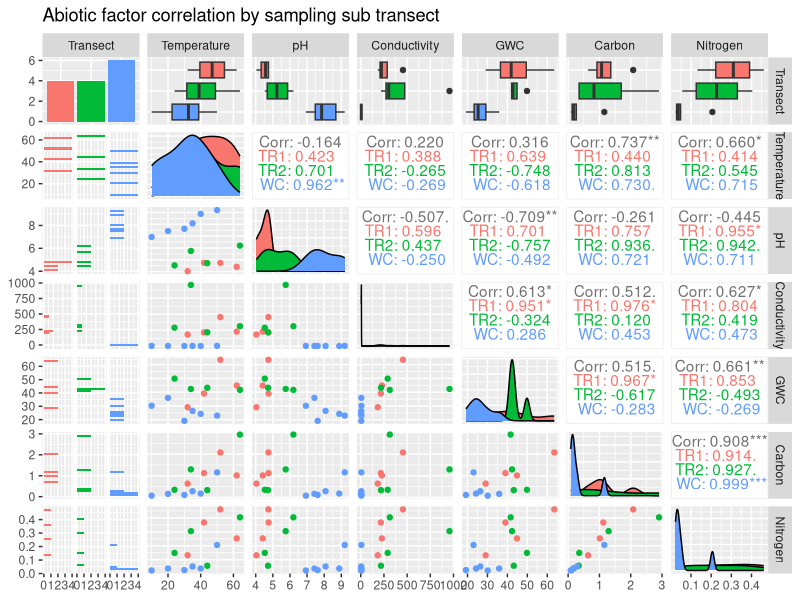
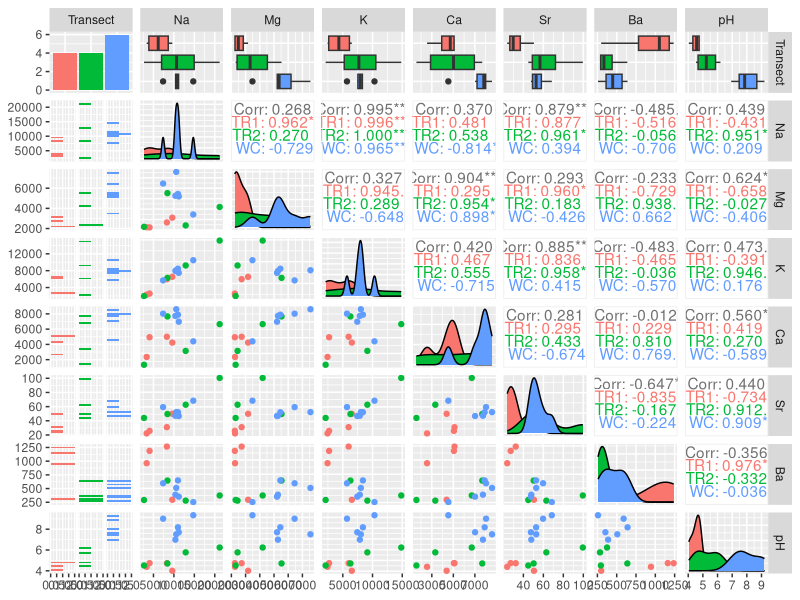
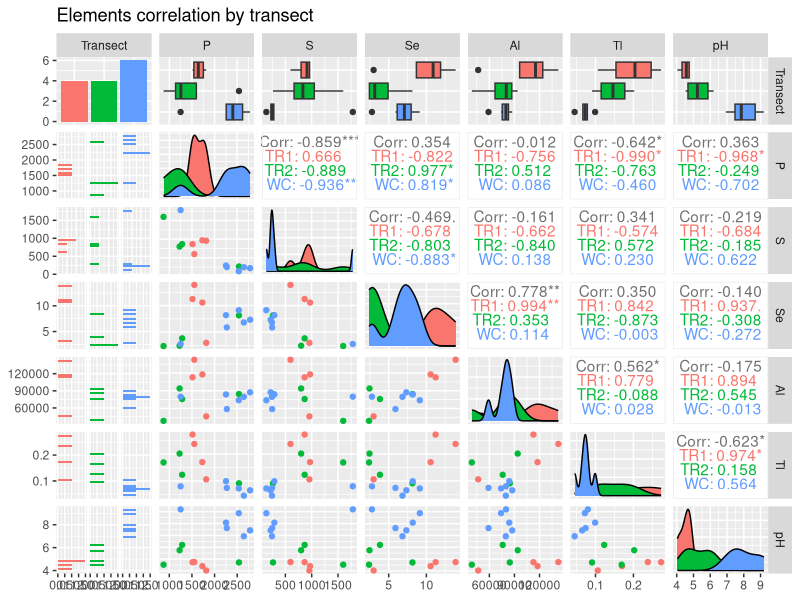
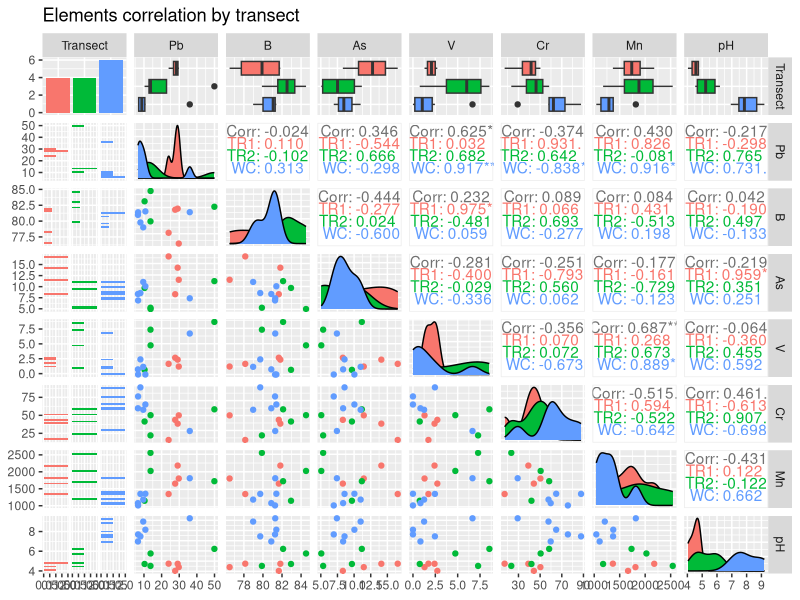
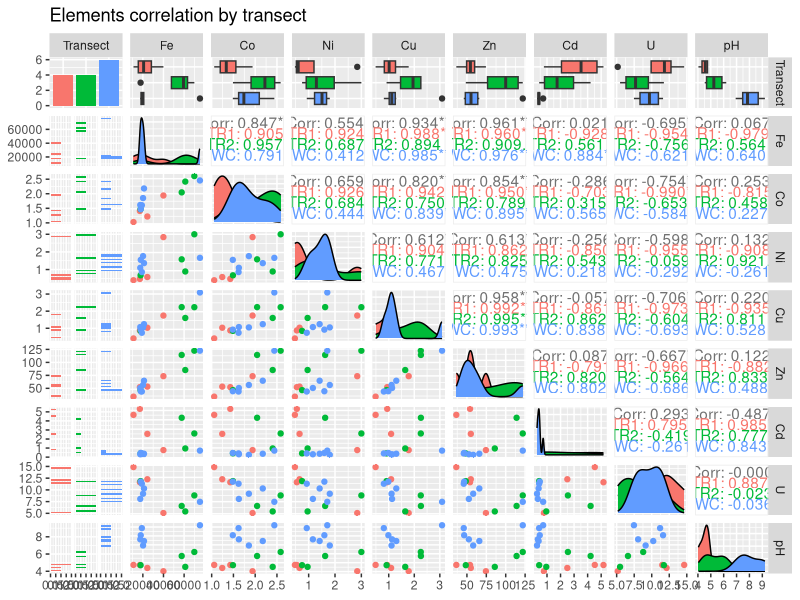
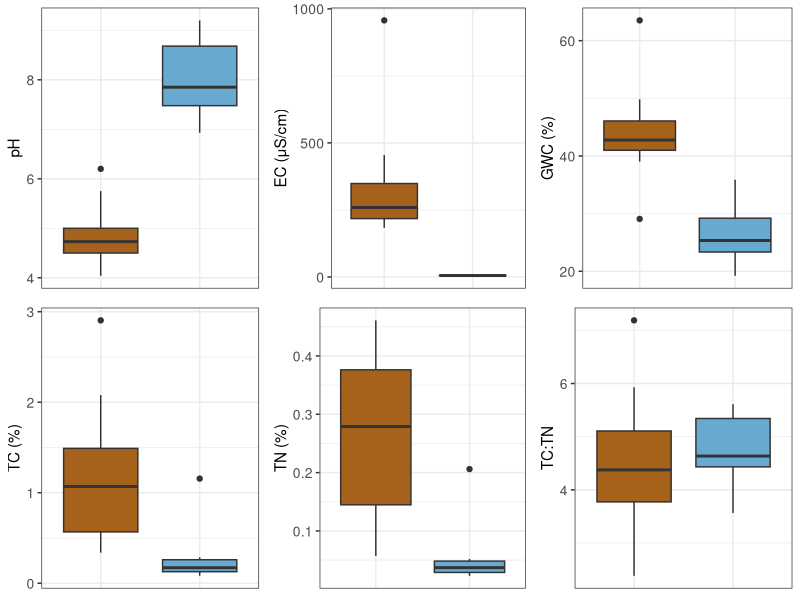
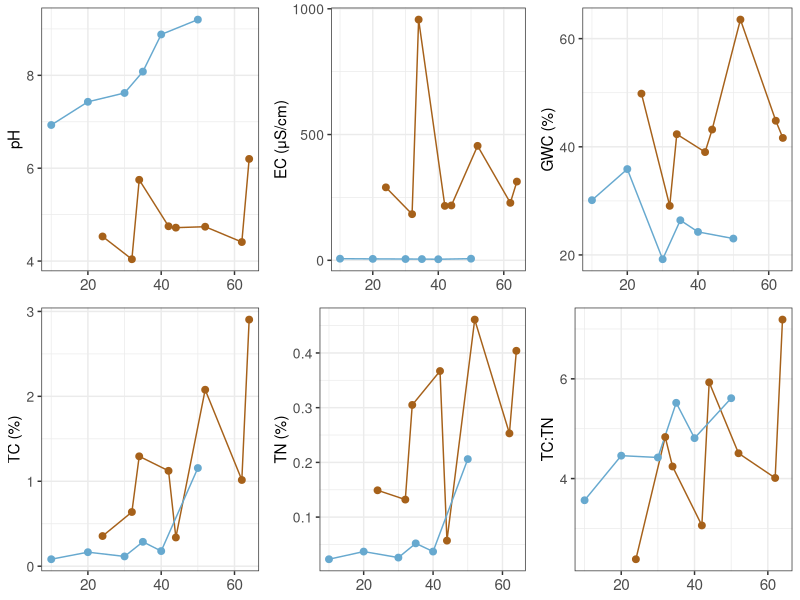
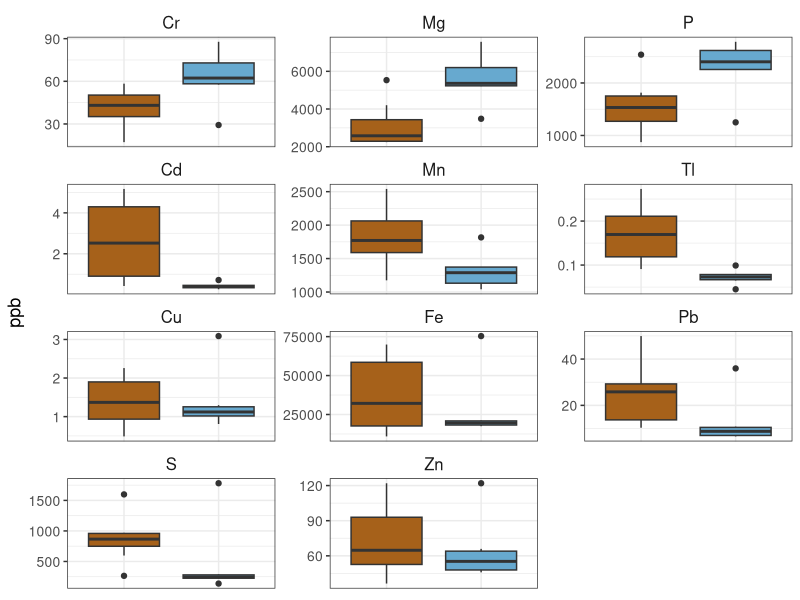

Here is the R script that generated these plots, in order:
## ---- chunk 1
knitr::opts_chunk$set(echo = TRUE,
                      message = FALSE, 
                      warning=FALSE,
                      fig.align = "left",
                      fig.width = 10,
                      fig.height = 6)
## ---- chunk 2

# Libraries
library("tidyverse")       # data wrangling and visualisation   
library("corrplot")        # graphical display of a correlation matrix
library("GGally")          # ggplot2 extension for plots - inspect several plots together
library("vegan")           # multivariate analysis
library("patchwork")       # arrange plots
library ("cowplot")        # set a theme
library("here")            # set the path to the folder 
library("viridis")          # for color palettes
library("ggpubr")         # for arranging plots

set.seed(57)
## ---- chunk 3
# Load the data
envdata <-  read.csv("Erebus_env_data.csv", header = TRUE, row.names = 1)

## ---- chunk 4
# Abiotic factors

# Create abiotic factors data table
abiotic <- envdata[,1:9]

# Inspect the data for correlations between factors - using GGally

abiotic %>% 
  select(Transect, Temperature, pH, Conductivity, GWC, Carbon, Nitrogen) %>%
  ggpairs(aes(color = Transect)) +
  ggtitle("Abiotic factor correlation by sampling sub transect")

# Do any of the elements show correlations with pH? Answer: not really, best is
# Mg, correlation of 0.6 with pH.

icp_el <- envdata[,1:33]

icp_el %>%
  select(Transect, Na, Mg, K, Ca, Sr, Ba, pH) %>%
  ggpairs(aes(color = Transect))

icp_el %>%
  select(Transect, P, S, Se, Al, Tl, pH) %>%
  ggpairs(aes(color = Transect)) +
  ggtitle("Elements correlation by transect")

icp_el %>%
  select(Transect, Pb, B, As, V, Cr, Mn, pH) %>%
  ggpairs(aes(color = Transect)) +
  ggtitle("Elements correlation by transect")

icp_el %>%
  select(Transect, Fe, Co, Ni, Cu, Zn, Cd, U, pH) %>%
  ggpairs(aes(color = Transect)) +
  ggtitle("Elements correlation by transect")

## ---- chunk 5
### stats for env parameters
abiotic <- abiotic %>% mutate(`C:N` = Carbon / Nitrogen)

t.test(pH~Site, data = abiotic)
t.test(Conductivity~Site, data = abiotic)
t.test(GWC~Site, data = abiotic)
t.test(Carbon~Site, data = abiotic)
t.test(Nitrogen~Site, data = abiotic)
t.test(`C:N`~Site, data = abiotic)

#pH, EC, GWC, TC, TN are all significant between TR and WC
## ---- chunk 6

### Analyse data by temperature in each site
### First make column with C:N
abiotic["Site"][abiotic["Site"] == "Tramway Ridge"] <- "TR"
abiotic["Site"][abiotic["Site"] == "Western Crater"] <- "WC"

temp_pH_avg <- ggplot(data = abiotic, aes(x = Site, y = pH,
                                          fill = Site)) +
  geom_boxplot() +
  ylab("pH") +
  theme_bw() +
  scale_fill_manual(values=c("#a6611a", "#67a9cf")) +
    scale_y_continuous(n.breaks = 4) +
  theme(
    axis.title.x = element_blank (),
    axis.text.x  = element_blank(),
    axis.title.y = element_text(size=11),
    axis.text.y  = element_text(size=10),
    axis.ticks.x.bottom = element_blank(),
    strip.text = element_text(size=13),
    strip.background = element_blank(),
    legend.position="none")

temp_conductivity_avg <- ggplot(data = abiotic, aes(x = Site, y = Conductivity,
                                                    fill = Site)) +
  geom_boxplot() +
  scale_y_log10() +
  ylab("EC (μS/cm)") +
  theme_bw() +
  scale_fill_manual(values=c("#a6611a", "#67a9cf")) +
    scale_y_continuous(n.breaks = 4) +
  theme(
    axis.title.x = element_blank (),
    axis.text.x  = element_blank(),
    axis.title.y = element_text(size=11),
    axis.text.y  = element_text(size=10),
    axis.ticks.x.bottom = element_blank(),
    strip.text = element_text(size=13),
    strip.background = element_blank(),
    legend.position="none")

temp_gwc_avg <- ggplot(data = abiotic, aes(x = Site, y = GWC,
                                           fill = Site)) +
  geom_boxplot() +
  ylab("GWC (%)") +
  scale_fill_manual(values=c("#a6611a", "#67a9cf")) +
    scale_y_continuous(n.breaks = 4) +
  theme_bw() +
  theme(
    axis.title.x = element_blank (),
    axis.text.x  = element_blank(),
    axis.title.y = element_text(size=11),
    axis.text.y  = element_text(size=10),
    axis.ticks.x.bottom = element_blank(),
    strip.text = element_text(size=13),
    strip.background = element_blank(),
    legend.position = "none")

temp_carbon_avg <- ggplot(data = abiotic, aes(x = Site, y = Carbon,
                                              fill = Site)) +
  geom_boxplot() +
  ylab("TC (%)") +
  scale_fill_manual(values=c("#a6611a", "#67a9cf")) +
    scale_y_continuous(n.breaks = 4) +
  theme_bw() +
  theme(
    axis.title.x = element_blank (),
    axis.text.x  = element_blank(),
    axis.title.y = element_text(size=11),
    axis.text.y  = element_text(size=10),
    axis.ticks.x.bottom = element_blank(),
    strip.text = element_text(size=13),
    strip.background = element_blank(),
    legend.position="none")

temp_nitrogen_avg <- ggplot(data = abiotic, aes(x = Site, y = Nitrogen,
                                                fill = Site)) +
  geom_boxplot() +
  ylab("TN (%)") +
  scale_fill_manual(values=c("#a6611a", "#67a9cf")) +
    scale_y_continuous(n.breaks = 4) +
  theme_bw() +
  theme(
    axis.title.x = element_blank(),
    axis.text.x  = element_blank(),
    axis.title.y = element_text(size=11),
    axis.text.y  = element_text(size=10),
    axis.ticks.x.bottom = element_blank(),
    strip.text = element_text(size=13),
    strip.background = element_blank(),
    legend.position="none")

temp_cn_avg <- ggplot(data = abiotic, aes(x = Site, y = `C:N`,
                                          fill = Site)) +
  geom_boxplot() +
  ylab("TC:TN") +
  scale_fill_manual(values=c("#a6611a", "#67a9cf")) +
    scale_y_continuous(n.breaks = 4) +
  theme_bw() +
  theme(
    axis.title.x = element_blank (),
    axis.text.x  = element_blank(),
    axis.title.y = element_text(size=11),
    axis.text.y  = element_text(size=10),
    axis.ticks.x.bottom = element_blank(),
    strip.text = element_text(size=13),
    strip.background = element_blank(),
    legend.position="none")

###
### within site variability
###

temp_pH <- ggplot(data = abiotic, aes(x = Temperature, y = pH)) +
  geom_line(aes(colour = Site)) +
  geom_point(aes(colour=Site), size=2) +
  ylab("pH") +
  theme_bw() +
  scale_colour_manual(values=c("#a6611a", "#67a9cf")) +
    scale_y_continuous(n.breaks = 4) +
  theme(
    axis.title.x = element_blank (),
    axis.text.x  = element_text(size=11),
    axis.title.y = element_text(size=11),
    axis.text.y  = element_text(size=10),
    strip.text = element_text(size=13),
    strip.background = element_blank(),
    legend.position="none")

temp_conductivity <- ggplot(data = abiotic, aes(x = Temperature, y = Conductivity)) +
  geom_line(aes(colour = Site)) +
  geom_point(aes(colour=Site), size=2) +
  scale_y_log10() +
  ylab("EC (μS/cm)") +
  theme_bw() +
  scale_colour_manual(values=c("#a6611a", "#67a9cf")) +
    scale_y_continuous(n.breaks = 4) +
  theme(
    axis.title.x = element_blank (),
    axis.text.x  = element_text(size=11),
    axis.title.y = element_text(size=11),
    axis.text.y  = element_text(size=10),
    strip.text = element_text(size=13),
    strip.background = element_blank(),
    legend.position="none")

temp_gwc <- ggplot(data = abiotic, aes(x = Temperature, y = GWC)) +
  geom_line(aes(colour = Site)) +
  geom_point(aes(colour=Site), size=2) +
  ylab("GWC (%)") +
  scale_colour_manual(values=c("#a6611a", "#67a9cf")) +
    scale_y_continuous(n.breaks = 4) +
  theme_bw() +
  theme(
    axis.title.x = element_blank (),
    axis.text.x  = element_text(size=11),
    axis.title.y = element_text(size=11),
    axis.text.y  = element_text(size=10),
    strip.text = element_text(size=13),
    strip.background = element_blank(),
    legend.position = "none")

temp_carbon <- ggplot(data = abiotic, aes(x = Temperature, y = Carbon)) +
  geom_line(aes(colour = Site)) +
  geom_point(aes(colour=Site), size=2) +
  ylab("TC (%)") +
  scale_colour_manual(values=c("#a6611a", "#67a9cf")) +
    scale_y_continuous(n.breaks = 4) +
  theme_bw() +
  theme(
    axis.title.x = element_blank (),
    axis.text.x  = element_text(size=11),
    axis.title.y = element_text(size=11),
    axis.text.y  = element_text(size=10),
    strip.text = element_text(size=13),
    strip.background = element_blank(),
    legend.position="none")

temp_nitrogen <- ggplot(data = abiotic, aes(x = Temperature, y = Nitrogen)) +
  geom_line(aes(colour = Site)) +
  geom_point(aes(colour=Site), size=2) +
  ylab("TN (%)") +
  scale_colour_manual(values=c("#a6611a", "#67a9cf")) +
    scale_y_continuous(n.breaks = 4) +
  theme_bw() +
  theme(
    axis.title.x = element_blank(),
    axis.text.x  = element_text(size=11),
    axis.title.y = element_text(size=11),
    axis.text.y  = element_text(size=10),
    strip.text = element_text(size=13),
    strip.background = element_blank(),
    legend.position="none")

temp_cn <- ggplot(data = abiotic, aes(x = Temperature, y = `C:N`)) +
  geom_line(aes(colour = Site)) +
  geom_point(aes(colour=Site), size=2) +
  ylab("TC:TN") +
  scale_colour_manual(values=c("#a6611a", "#67a9cf")) +
    scale_y_continuous(n.breaks = 4) +
  theme_bw() +
  theme(
    axis.title.x = element_blank (),
    axis.text.x  = element_text(size=11),
    axis.title.y = element_text(size=11),
    axis.text.y  = element_text(size=10),
    strip.text = element_text(size=13),
    strip.background = element_blank(),
    legend.position="none")

env_box <- ggarrange(temp_pH_avg, temp_conductivity_avg, temp_gwc_avg, 
          temp_carbon_avg, temp_nitrogen_avg, temp_cn_avg,
          ncol = 3,
          nrow = 2)
          
          
env_lines <- ggarrange(temp_pH, temp_conductivity, temp_gwc, 
          temp_carbon, temp_nitrogen, temp_cn,
          ncol = 3, nrow = 2)

env_box
env_lines

## ---- chunk 7
### Metals
# # Start by selecting the metals we saw that may be different between transects

t.test(Na~Site, data = envdata)
t.test(Mg~Site, data = envdata)
t.test(K~Site, data = envdata)
t.test(Ca~Site, data = envdata)
t.test(Sr~Site, data = envdata)
t.test(Ba~Site, data = envdata)
t.test(P~Site, data = envdata)
t.test(S~Site, data = envdata)
t.test(Se~Site, data = envdata)
t.test(Al~Site, data = envdata)
t.test(Tl~Site, data = envdata)
t.test(Pb~Site, data = envdata)
t.test(B~Site, data = envdata)
t.test(As~Site, data = envdata)
t.test(V~Site, data = envdata)
t.test(Cr~Site, data = envdata)
t.test(Mn~Site, data = envdata)
t.test(Fe~Site, data = envdata)
t.test(Co~Site, data = envdata)
t.test(Ni~Site, data = envdata)
t.test(Cu~Site, data = envdata)
t.test(Zn~Site, data = envdata)
t.test(Cd~Site, data = envdata)
t.test(U~Site, data = envdata)

#Mg, P, Tl, Cr, Mn, and Cd are all significant. S, Cu, Fe, Zn, and Pb have interesting temp patterns
## ---- chunk 8
#ICPMS plotting

metals3<- envdata %>%
  select(Site, Temperature, Mg, P, Tl, Cr, Mn, Cd, S, Cu, Fe, Zn, Pb) 

metals3["Site"][metals3["Site"] == "Tramway Ridge"] <- "TR"
metals3["Site"][metals3["Site"] == "Western Crater"] <- "WC"

metals3 <- metals3 %>%
  pivot_longer(!c(Site, Temperature), names_to ="Element", values_to = "values")

metals_order <- c("Cr", "Mg", "P", "Cd", "Mn", "Tl","Cu", "Fe", "Pb", "S", "Zn")

metals3$Element <- factor(metals3$Element, levels = metals_order, ordered = TRUE)

plot_metal3_box <- ggplot(metals3, aes(x = Site, y = values,
                                       fill = Site)) + 
  geom_boxplot() +
  facet_wrap(Element~., scales = "free_y", ncol = 3) +
  ylab("ppb") +
  #xlab("Temperature (\u00b0C)") +
  theme_bw() +
  scale_y_continuous(n.breaks = 4) +
  scale_fill_manual(values=c("#a6611a", "#67a9cf")) +
  theme(
    axis.title.x = element_blank(),
    axis.text.x = element_blank(),
    axis.title.y = element_text(size=13),
    axis.text.y  = element_text(size=10),
    strip.text = element_text(size=12),
    axis.ticks.x.bottom = element_blank(),
    strip.background = element_blank(),
    legend.position = "none")

plot_metal3_lines <- ggplot(metals3, aes(x = Temperature, y = values)) + 
  geom_line(aes(color = Site)) +
  geom_point(aes(colour = Site), size=2) +
  facet_wrap(Element~., scales = "free_y", ncol = 3) +
  ylab("ppb") +
  #xlab("Temperature (\u00b0C)") +
  theme_bw() +
  scale_colour_manual(values=c("#a6611a", "#67a9cf")) +
  scale_y_continuous(n.breaks = 4) +
  theme(
    axis.title.x = element_blank(),
    axis.text.x = element_text(size=11),
    axis.title.y = element_text(size=13),
    axis.text.y  = element_text(size=10),
    strip.text = element_text(size=12),
    strip.background = element_blank(),
    legend.position = "none")

plot_metal3_box
plot_metal3_lines

## ---- chunk 9
all_geochem <- ggarrange(env_box, env_lines,
                         plot_metal3_box, plot_metal3_lines,
          labels = c("A","B","C","D"),
          ncol = 2,
          nrow = 2,
          heights = c(0.9, 1.5),
          common.legend = TRUE,
          legend = "bottom")

all_geochem

#ggsave("Figure 2A-D.png", all_geochem, width = 240, height = 160, units = "mm", dpi = 300)

#ggsave("Figure 2A-D.svg", all_geochem, width = 240, height = 160, units = "mm", dpi = 300)

## ---- chunk 10
### stats for env parameters
abiotic_tr <- abiotic %>% mutate(`C:N` = Carbon / Nitrogen) %>%
    filter(., Transect != "WC")

t.test(pH~Transect, data = abiotic_tr)
t.test(Conductivity~Transect, data = abiotic_tr)
t.test(GWC~Transect, data = abiotic_tr)
t.test(Carbon~Transect, data = abiotic_tr)
t.test(Nitrogen~Transect, data = abiotic_tr)
t.test(`C:N`~Transect, data = abiotic_tr)

#nothing is significant
## ---- chunk 11

### Analyse data by temperature in TR

temp_pH_avg_tr <- ggplot(data = abiotic_tr, aes(x = Transect, y = pH,
                                          fill = Transect)) +
  geom_boxplot() +
  ylab("pH") +
  theme_bw() +
  scale_fill_manual(values=c("#b2182b","#ef8a62")) +
    scale_y_continuous(n.breaks = 4) +
  theme(
    axis.title.x = element_blank (),
    axis.text.x  = element_blank(),
    axis.title.y = element_text(size=11),
    axis.text.y  = element_text(size=10),
    axis.ticks.x.bottom = element_blank(),
    strip.text = element_text(size=13),
    strip.background = element_blank(),
    legend.position="none")

temp_conductivity_avg_tr <- ggplot(data = abiotic_tr, aes(x = Transect, y = Conductivity,
                                                    fill = Transect)) +
  geom_boxplot() +
  ylab("EC (μS/cm)") +
  theme_bw() +
  scale_fill_manual(values=c("#b2182b","#ef8a62")) +
      scale_y_continuous(n.breaks = 4) +
  theme(
    axis.title.x = element_blank (),
    axis.text.x  = element_blank(),
    axis.title.y = element_text(size=11),
    axis.text.y  = element_text(size=10),
    axis.ticks.x.bottom = element_blank(),
    strip.text = element_text(size=13),
    strip.background = element_blank(),
    legend.position="none")

temp_gwc_avg_tr <- ggplot(data = abiotic_tr, aes(x = Transect, y = GWC,
                                           fill = Transect)) +
  geom_boxplot() +
  ylab("GWC (%)") +
  scale_fill_manual(values=c("#b2182b","#ef8a62")) +
    scale_y_continuous(n.breaks = 4) +
  theme_bw() +
  theme(
    axis.title.x = element_blank (),
    axis.text.x  = element_blank(),
    axis.title.y = element_text(size=11),
    axis.text.y  = element_text(size=10),
    axis.ticks.x.bottom = element_blank(),
    strip.text = element_text(size=13),
    strip.background = element_blank(),
    legend.position = "none")

temp_carbon_avg_tr <- ggplot(data = abiotic_tr, aes(x = Transect, y = Carbon,
                                              fill = Transect)) +
  geom_boxplot() +
  ylab("TC (%)") +
  scale_fill_manual(values=c("#b2182b","#ef8a62")) +
    scale_y_continuous(n.breaks = 4) +
  theme_bw() +
  theme(
    axis.title.x = element_blank (),
    axis.text.x  = element_blank(),
    axis.title.y = element_text(size=11),
    axis.text.y  = element_text(size=10),
    axis.ticks.x.bottom = element_blank(),
    strip.text = element_text(size=13),
    strip.background = element_blank(),
    legend.position="none")

temp_nitrogen_avg_tr <- ggplot(data = abiotic_tr, aes(x = Transect, y = Nitrogen,
                                                fill = Transect)) +
  geom_boxplot() +
  ylab("TN (%)") +
  scale_fill_manual(values=c("#b2182b","#ef8a62")) +
    scale_y_continuous(n.breaks = 4) +
  theme_bw() +
  theme(
    axis.title.x = element_blank(),
    axis.text.x  = element_blank(),
    axis.title.y = element_text(size=11),
    axis.text.y  = element_text(size=10),
    axis.ticks.x.bottom = element_blank(),
    strip.text = element_text(size=13),
    strip.background = element_blank(),
    legend.position="none")

temp_cn_avg_tr <- ggplot(data = abiotic_tr, aes(x = Transect, y = `C:N`,
                                          fill = Transect)) +
  geom_boxplot() +
  ylab("TC:TN") +
  scale_fill_manual(values=c("#b2182b","#ef8a62")) +
    scale_y_continuous(n.breaks = 4) +
  theme_bw() +
  theme(
    axis.title.x = element_blank (),
    axis.text.x  = element_blank(),
    axis.title.y = element_text(size=11),
    axis.text.y  = element_text(size=10),
    axis.ticks.x.bottom = element_blank(),
    strip.text = element_text(size=13),
    strip.background = element_blank(),
    legend.position="none")

###
### within site variability
###

temp_pH_tr <- ggplot(data = abiotic_tr, aes(x = Temperature, y = pH)) +
  geom_line(aes(colour = Transect)) +
  geom_point(aes(colour=Transect), size=2) +
  ylab("pH") +
  theme_bw() +
  scale_colour_manual(values=c("#b2182b","#ef8a62")) +
    scale_y_continuous(n.breaks = 4) +
  theme(
    axis.title.x = element_blank (),
    axis.text.x  = element_text(size=11),
    axis.title.y = element_text(size=11),
    axis.text.y  = element_text(size=10),
    strip.text = element_text(size=13),
    strip.background = element_blank(),
    legend.position="none")

temp_conductivity_tr <- ggplot(data = abiotic_tr, aes(x = Temperature, y = Conductivity)) +
  geom_line(aes(colour = Transect)) +
  geom_point(aes(colour=Transect), size=2) +
  ylab("EC (μS/cm)") +
  theme_bw() +
  scale_colour_manual(values=c("#b2182b","#ef8a62")) +
      scale_y_continuous(n.breaks = 4) +
  theme(
    axis.title.x = element_blank (),
    axis.text.x  = element_text(size=11),
    axis.title.y = element_text(size=11),
    axis.text.y  = element_text(size=10),
    strip.text = element_text(size=13),
    strip.background = element_blank(),
    legend.position="none")

temp_gwc_tr <- ggplot(data = abiotic_tr, aes(x = Temperature, y = GWC)) +
  geom_line(aes(colour = Transect)) +
  geom_point(aes(colour=Transect), size=2) +
  ylab("GWC (%)") +
  scale_colour_manual(values=c("#b2182b","#ef8a62")) +
    scale_y_continuous(n.breaks = 4) +
  theme_bw() +
  theme(
    axis.title.x = element_blank (),
    axis.text.x  = element_text(size=11),
    axis.title.y = element_text(size=11),
    axis.text.y  = element_text(size=10),
    strip.text = element_text(size=13),
    strip.background = element_blank(),
    legend.position = "none")

temp_carbon_tr <- ggplot(data = abiotic_tr, aes(x = Temperature, y = Carbon)) +
  geom_line(aes(colour = Transect)) +
  geom_point(aes(colour=Transect), size=2) +
  ylab("TC (%)") +
  scale_colour_manual(values=c("#b2182b","#ef8a62")) +
    scale_y_continuous(n.breaks = 4) +
  theme_bw() +
  theme(
    axis.title.x = element_blank (),
    axis.text.x  = element_text(size=11),
    axis.title.y = element_text(size=11),
    axis.text.y  = element_text(size=10),
    strip.text = element_text(size=13),
    strip.background = element_blank(),
    legend.position="none")

temp_nitrogen_tr <- ggplot(data = abiotic_tr, aes(x = Temperature, y = Nitrogen)) +
  geom_line(aes(colour = Transect)) +
  geom_point(aes(colour=Transect), size=2) +
  ylab("TN (%)") +
  scale_colour_manual(values=c("#b2182b","#ef8a62")) +
    scale_y_continuous(n.breaks = 4) +
  theme_bw() +
  theme(
    axis.title.x = element_blank(),
    axis.text.x  = element_text(size=11),
    axis.title.y = element_text(size=11),
    axis.text.y  = element_text(size=10),
    strip.text = element_text(size=13),
    strip.background = element_blank(),
    legend.position="none")

temp_cn_tr <- ggplot(data = abiotic_tr, aes(x = Temperature, y = `C:N`)) +
  geom_line(aes(colour = Transect)) +
  geom_point(aes(colour=Transect), size=2) +
  ylab("TC:TN") +
  scale_colour_manual(values=c("#b2182b","#ef8a62")) +
    scale_y_continuous(n.breaks = 4) +
  theme_bw() +
  theme(
    axis.title.x = element_blank (),
    axis.text.x  = element_text(size=11),
    axis.title.y = element_text(size=11),
    axis.text.y  = element_text(size=10),
    strip.text = element_text(size=13),
    strip.background = element_blank(),
    legend.position="none")

env_box_tr <- ggarrange(temp_pH_avg_tr, temp_conductivity_avg_tr, temp_gwc_avg_tr, 
          temp_carbon_avg_tr, temp_nitrogen_avg_tr, temp_cn_avg_tr,
          ncol = 3,
          nrow = 2)
          
          
env_lines_tr <- ggarrange(temp_pH_tr, temp_conductivity_tr, temp_gwc_tr, 
          temp_carbon_tr, temp_nitrogen_tr, temp_cn_tr,
          ncol = 3, nrow = 2)

env_box_tr
env_lines_tr

## ---- chunk 12
### Metals
# # Start by selecting the metals we saw that may be different between transects

envdata_tr <- envdata %>%
      filter(., Transect != "WC")

t.test(Na~Transect, data = envdata_tr)
t.test(Mg~Transect, data = envdata_tr)
t.test(K~Transect, data = envdata_tr)
t.test(Ca~Transect, data = envdata_tr)
t.test(Sr~Transect, data = envdata_tr)
t.test(Ba~Transect, data = envdata_tr)
t.test(P~Transect, data = envdata_tr)
t.test(S~Transect, data = envdata_tr)
t.test(Se~Transect, data = envdata_tr)
t.test(Al~Transect, data = envdata_tr)
t.test(Tl~Transect, data = envdata_tr)
t.test(Pb~Transect, data = envdata_tr)
t.test(B~Transect, data = envdata_tr)
t.test(As~Transect, data = envdata_tr)
t.test(V~Transect, data = envdata_tr)
t.test(Cr~Transect, data = envdata_tr)
t.test(Mn~Transect, data = envdata_tr)
t.test(Fe~Transect, data = envdata_tr)
t.test(Co~Transect, data = envdata_tr)
t.test(Ni~Transect, data = envdata_tr)
t.test(Cu~Transect, data = envdata_tr)
t.test(Zn~Transect, data = envdata_tr)
t.test(Cd~Transect, data = envdata_tr)
t.test(U~Transect, data = envdata_tr)

#none are significant
## ---- chunk 13
#ICPMS plotting

metals3_tr <- envdata %>%
  select(Transect, Temperature, Mg, P, Tl, Cr, Mn, Cd, S, Cu, Fe, Zn, Pb) %>%
  filter(., Transect != "WC")

metals3_tr <- metals3_tr %>%
  pivot_longer(!c(Transect, Temperature), names_to ="Element", values_to = "values")

metals_order <- c("Cr", "Mg", "P", "Cd", "Mn", "Tl","Cu", "Fe", "Pb", "S", "Zn")

metals3_tr$Element <- factor(metals3_tr$Element, levels = metals_order, ordered = TRUE)

plot_metal3_box_tr <- ggplot(metals3_tr, aes(x = Transect, y = values,
                                       fill = Transect)) + 
  geom_boxplot() +
  facet_wrap(Element~., scales = "free_y", ncol = 3) +
  ylab("ppb") +
  #xlab("Temperature (\u00b0C)") +
  theme_bw() +
  scale_y_continuous(n.breaks = 4) +
  scale_fill_manual(values=c("#b2182b","#ef8a62")) +
  theme(
    axis.title.x = element_blank(),
    axis.text.x = element_blank(),
    axis.title.y = element_text(size=13),
    axis.text.y  = element_text(size=10),
    axis.ticks.x.bottom = element_blank(),
    strip.text = element_text(size=12),
    strip.background = element_blank(),
    legend.position = "none")

plot_metal3_lines_tr <- ggplot(metals3_tr, aes(x = Temperature, y = values)) + 
  geom_line(aes(color = Transect)) +
  geom_point(aes(colour = Transect), size=2) +
  facet_wrap(Element~., scales = "free_y", ncol = 3) +
  ylab("ppb") +
  #xlab("Temperature (\u00b0C)") +
  theme_bw() +
  scale_colour_manual(values=c("#b2182b","#ef8a62")) +
  scale_y_continuous(n.breaks = 4) +
  theme(
    axis.title.x = element_blank(),
    axis.text.x = element_text(size=11),
    axis.title.y = element_text(size=13),
    axis.text.y  = element_text(size=10),
    strip.text = element_text(size=12),
    strip.background = element_blank(),
    legend.position = "none")

plot_metal3_box_tr
plot_metal3_lines_tr

## ---- chunk 14
all_geochem_tr <- ggarrange(env_box_tr, env_lines_tr,
                         plot_metal3_box_tr, plot_metal3_lines_tr,
          labels = c("A","B","C","D"),
          ncol = 2,
          nrow = 2,
          heights = c(0.9, 1.5),
          common.legend = TRUE,
          legend = "bottom")

all_geochem_tr

#ggsave("Figure 3A-D.png", all_geochem_tr, width = 240, height = 160, units = "mm", dpi = 300)

#ggsave("Figure 3A-D.svg", all_geochem_tr, width = 240, height = 160, units = "mm", dpi = 300)

## ---- chunk 15
#PCoA of all env data
# Select numeric data to transform with z-score

envdata_scl <- as.matrix(envdata[,4:38])
envdata_scl<- scale(envdata_scl)

# Get the information about the sampling sites
envdata_map <- envdata[,1:3]

# Merge sampling sites file and transformed data
envdata.ord <- merge(envdata_map, envdata_scl, by = "row.names", all.x=TRUE)  %>%
  column_to_rownames("Row.names")

# Calculate euclidean distances
envdata.ord.dis <- vegdist(envdata_scl, method="euclidean", na.rm=TRUE)

# PCoA
pcoa.envdata.ord <- cmdscale(envdata.ord.dis, eig = T)

# Create a dataframe to plot the PCoA 
PCoA.envdata.ord <- data.frame(PCoA1 = pcoa.envdata.ord$points[,1], PCoA2 = pcoa.envdata.ord$points[,2])
PCoA.envdata.ord.df<- merge(PCoA.envdata.ord , envdata, by="row.names", sort = F) %>%
  column_to_rownames("Row.names")

# How much % of the variance is explained by the axes?
round(pcoa.envdata.ord$eig*100/sum(pcoa.envdata.ord$eig),1)

## ---- chunk 16
# PCoA - This is the env data without the ICPMS data

# Select numeric data to transform with z-score
abiotic_scl <- as.matrix(abiotic[,4:9])
abiotic_scl<- scale(abiotic_scl)

# Get the information about the sampling sites
abiotic_map <- abiotic[,1:3]

# Merge sampling sites file and transformed data
abiotic.ord <- merge(abiotic_map, abiotic_scl, by = "row.names", all.x=TRUE)  %>%
  column_to_rownames("Row.names")

# Calculate euclidean distances
abiotic.ord.dis <- vegdist(abiotic_scl, method="euclidean", na.rm=TRUE)

# PCoA
pcoa.abiotic.ord <- cmdscale(abiotic.ord.dis, eig = T)

# Create a dataframe to plot the PCoA 
PCoA.abiotic.ord <- data.frame(PCoA1 = pcoa.abiotic.ord$points[,1], PCoA2 = pcoa.abiotic.ord$points[,2])
PCoA.abiotic.ord.df<- merge(PCoA.abiotic.ord , abiotic, by="row.names", sort = F) %>%
  column_to_rownames("Row.names")

# How much % of the variance is explained by the axes?
round(pcoa.abiotic.ord$eig*100/sum(pcoa.abiotic.ord$eig),1)
## ---- chunk 17
# Plot PCoA

pcoa.envdata<- ggplot(data = PCoA.envdata.ord.df, aes(x = PCoA1, y = PCoA2,
                                       color = pH, shape = Transect)) + 
  geom_point(size = 5) +
  #geom_text(label = rownames(PCoA.envdata.ord.df),
        #    nudge_x = 0.25, nudge_y = 0.25, 
         #   check_overlap = T) +
  labs(y="PCoA2 (29.5%)", x="PCoA1 (39.8%)") +
  scale_color_viridis("pH", direction = -1) +
  theme_bw() +
  theme(
    axis.title.x = element_text(size=16),
    axis.text.x  = element_text(size=16),
    axis.title.y = element_text(size=16),
    axis.text.y  = element_text(size=16),
    strip.text = element_text(size=16),
    strip.background = element_blank(),
    legend.text = element_text(size=14),
    legend.title = element_text(size=14))

pcoa.abiotic<- ggplot(data = PCoA.abiotic.ord.df, aes(x = PCoA1, y = PCoA2,
                                       color = pH, shape = Transect)) + 
  geom_point(size = 5) +
  #geom_text(label = rownames(PCoA.abiotic.ord.df),
   #         nudge_x = 0.2, nudge_y = 0.2, 
    #        check_overlap = T) +
  scale_color_viridis("pH", direction = -1) +
  theme_bw() +
  theme(
    axis.title.x = element_text(size=16),
    axis.text.x  = element_text(size=16),
    axis.title.y = element_text(size=16),
    axis.text.y  = element_text(size=16),
    strip.text = element_text(size=16),
    strip.background = element_blank(),
    legend.text = element_text(size=14),
    legend.title = element_text(size=14)) +
  labs(y="PCoA2 (20.6%)", x="PCoA1 (61.3%)")

# Without ICPMS data, more of the variation is explained

###Final Pcoa plot of abiotic data 
pcoa_both <- ggarrange(pcoa.envdata, pcoa.abiotic, 
                       labels=c("A","B"),
          ncol = 2, nrow = 1)
pcoa_both

#ggsave("Figure S3A-B.png", pcoa_both, width = 240, height = 90, units = "mm", dpi = 300)

#ggsave("Figure S3A-B.svg", pcoa_both, width = 240, height = 90, units = "mm", dpi = 300)

## ---- chunk 18
# how much variation in env data is explained when metals are normalized by Al?

envdata2 <- envdata %>% mutate(`C:N` = Carbon / Nitrogen)

normmetals_pcoa<- envdata2 %>% mutate(Sample2 = Sample) %>%
  select(Sample2,Sample,Site,Transect,Temperature,pH,Conductivity,`C:N`,GWC,Na, Mg, K, Ca, Sr, 
         Ba, P, S, Se, Al, Tl, Pb, 
         B, As, V, Cr, Mn, Fe, Co, Ni, Cu, Zn, Cd, U) %>% 
  pivot_longer(!c(Sample2,Sample,Site,Transect,Temperature,pH,Conductivity,`C:N`,GWC,Al), 
               names_to ="Element", values_to = "values") %>%
  mutate(norm = values / Al) %>%
  select(Sample2,Sample,Site,Transect,Temperature,pH,Conductivity,`C:N`,GWC,
         Element, norm) %>% 
  pivot_wider(names_from = "Element", values_from = "norm") %>%
  column_to_rownames("Sample2")

# Select numeric data to transform with z-score
envdata_norm <- as.matrix(normmetals_pcoa[,4:31])
envdata_norm<- scale(envdata_norm)

# Get the information about the sampling sites
envdata_map <- envdata[,1:3]

# Merge sampling sites file and transformed data
envdata_norm.ord <- merge(envdata_map, envdata_norm, by = "row.names", all.x=TRUE)  %>%
  column_to_rownames("Row.names")

# Calculate euclidean distances
envdata_norm.ord.dis <- vegdist(envdata_norm, method="euclidean", na.rm=TRUE)

# PCoA
pcoa.envdata_norm.ord <- cmdscale(envdata_norm.ord.dis, eig = T)

# Create a dataframe to plot the PCoA 
PCoA.envdata_norm.ord <- data.frame(PCoA1 = pcoa.envdata_norm.ord$points[,1], PCoA2 = pcoa.envdata_norm.ord$points[,2])
PCoA.envdata_norm.ord.df<- merge(PCoA.envdata_norm.ord , normmetals_pcoa, by="row.names", sort = F) %>%
  column_to_rownames("Row.names")

# How much % of the variance is explained by the axes?
round(pcoa.envdata_norm.ord$eig*100/sum(pcoa.envdata_norm.ord$eig),1)

## ---- chunk 19
# Compare ordination of data either with ICPMS, without ICPMS, or with metals normalized by Al

pcoa.normmet<- ggplot(data = PCoA.envdata_norm.ord.df, aes(x = PCoA1, y = PCoA2,
                                       color = pH, shape = Transect)) + 
  geom_point(size = 3) +
  geom_text(label = rownames(PCoA.envdata_norm.ord.df),
            nudge_x = 0.25, nudge_y = 0.25, 
            check_overlap = T) +
  labs(y="PCoA2 (27.8%)", x="PCoA1 (37.5%)") +
  ggtitle("PCoA of Environmental data (metals normalized)")

pcoa.envdata + pcoa.abiotic + pcoa.normmet


## ---- chunk 20
# try plotting elements normalized by Al

normmetals<- envdata %>%
  select(Sample,Transect,Temperature,Na, Mg, K, Ca, Sr, Ba, P, S, Se, Al, Tl, Pb, 
         B, As, V, Cr, Mn, Fe, Co, Ni, Cu, Zn, Cd, U) %>% 
  pivot_longer(!c(Sample, Temperature,Transect, Al), names_to ="Element", values_to = "values") %>%
  mutate(norm = values / Al) %>%
  select(Sample, Transect, Temperature, Element, norm) %>% 
  pivot_wider(names_from = "Element", values_from = "norm") %>%
  column_to_rownames("Sample") %>%
  pivot_longer(!c(Transect, Temperature), names_to ="Element", values_to = "values")


plot_elements_norm <- ggplot(normmetals, aes(x = Temperature, y = values)) + 
  geom_line(aes(color = Transect)) +
  geom_point(aes(colour = Site, size=4)) +
  facet_wrap(Element~., scales = "free_y", ncol = 3) +
  ylab("ppb") +
  xlab("Temperature (ºC)") +
  theme_bw() +
  scale_colour_manual(values=c("#a6611a", "#67a9cf")) +
  theme(
    axis.title.x = element_text(size=16),
    axis.text.x = element_text(size=10, angle=45, hjust=1),
    axis.title.y = element_text(size=16),
    axis.text.y  = element_text(size=12),
    strip.text = element_text(size=14),
    strip.background = element_blank(),
    legend.title = element_text(size=16),
    legend.text = element_text(size=16))+
  guides(size = "none")
